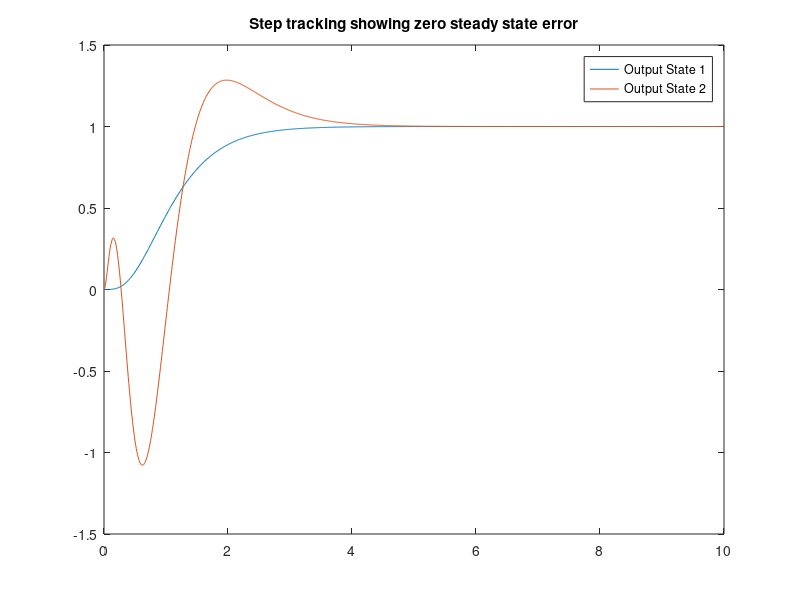

Here is the MATLAB script that generated this plot:
close all; clear all; clc 

%Student Numbers
% 20523043 Pavel 
% 20509464 Tyler
% 20482444 Henrietta

res = 1000;


A = [ 0 1 0 0;
      0 0 1 0;
     -3 1 2 3;
      2 1 0 0];
  
B = [ 0 0;
      0 0;
      1 2;
      0 2];
  
C = [ 1 0 0 0;
      0 0 0 1];

D = [0 0;
     0 0];

% 1. Design a state feedback and state estimator
% check controllaiblity STATE FEEDBACK
eig(A)
Q = [A^2*B A*B B];
rank(Q);


pSF = [-2 -3 -4 -5];
k = place(A, B, pSF);

sys_sf = ss(A-B*k, B, C ,D);

% AUGMENTED SYSTEM, regulator

A_aug = [ A zeros(4,2);
          C zeros(2,2)]
B_aug = [B ; zeros(2,2)];    

eig(A_aug)
Q_aug = ctrb(A_aug, B_aug);
rank(Q_aug)


pAug = [-2 -3 -4 -5, -6, -7];
k = place(A_aug, B_aug, pAug)


%% SIMULATION
%plartition k 
k1 = k(:,1:end-2);
k2 = k(:,end-1:end);

% n = states
% dimensions of A = nxn  (6x6)
A_ss = [ A-B*k1    -B*k2;
           C      zeros(2,2)];
       
% dim of B = n x #inputs (6 x 2)
B_ss = [zeros(4,2) ; - eye(2,2)];

% dim of C = #outputs x n (2 x 6)
C_ss = [C zeros(2,2)];

% dim of D = #outputs x #inputs (2 x 2)
D_ss = zeros(2,2);

sys = ss(A_ss, B_ss, C_ss, D_ss);

t = linspace(0,10,res);
u = ones(length(t),2);
x0 = [0 0 0 0];
e0 = [0 0];
z0 = [x0 e0]; % pick any initial condition

[y,t,z] = lsim(sys, u, t, z0);

figure()
% plot(t,z(:,[5,6])) % derivative of the error
plot(t,y)
title('Step tracking showing zero steady state error');
legend('Output State 1', 'Output State 2');


